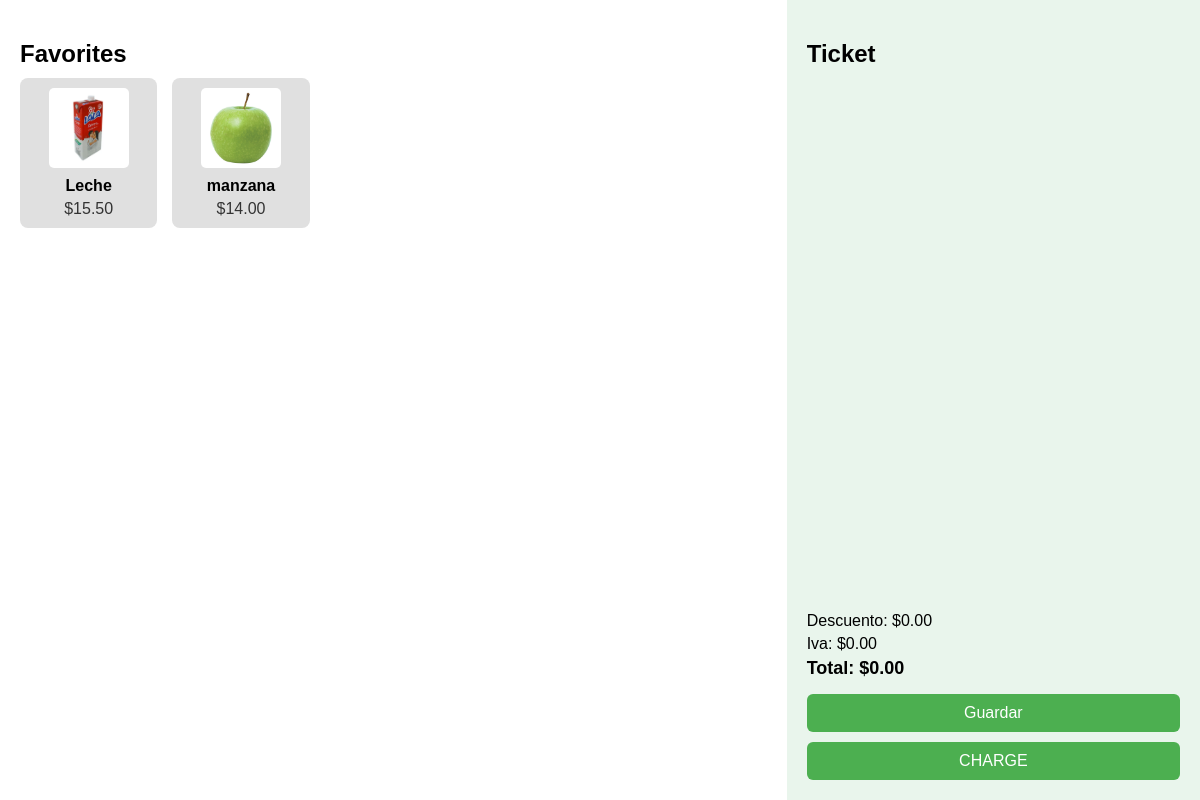
Page /cajero/ (signed in) on the committed database.
### tasks/models.py (models this page shows, shortened)
class Producto(models.Model):
    nombre = models.CharField(max_length=100)
    descripcion = models.TextField(default='Sin descripción')
    precio = models.DecimalField(max_digits=10, decimal_places=2)
    stock = models.IntegerField(default=0)
    codigo_barras = models.CharField(max_length=50, unique=True)
    proveedor = models.ForeignKey('Proveedor', on_delete=models.CASCADE, null=True, blank=True)
    imagen = models.ImageField(upload_to='productos/', blank=True, null=True)

### tasks/decorators.py (the view)
        @login_required
        def _wrapped_view(request, *args, **kwargs):
            try:
                usuario = Usuario.objects.get(user=request.user)
                if usuario.rol.nombre_rol in lista_roles or request.user.is_superuser:
                    return view_func(request, *args, **kwargs)
            except Usuario.DoesNotExist:
                pass
            return redirect('no_autorizado')

### tasks/context_processors.py (called while the page is built)
def rol_usuario(request):
    if request.user.is_authenticated:
        try:
            return {'user_rol': request.user.usuario.rol.nombre_rol}
        except:
            return {'user_rol': None}
    return {'user_rol': None}

### tasks/views.py (called while the page is built)
@roles_permitidos(["Cajero", 'Administrador', 'Gerente'])
def cajero_dashboard(request):
    productos = Producto.objects.all()  # 👈 debe ser así de simple
    return render(request, 'cajero_dashboard.html', {'productos': productos})

### proyecto/tasks/templates/cajero_dashboard.html (shortened to what this page needs)
{% load static %}
<!DOCTYPE html>
<html lang="en">
<head>
  <link rel="stylesheet" href="{% static 'css/styles.css' %}">
</head>
<body>
  <div class="container">
    <div class="products-panel">
      <h2>Favorites</h2>
      <div class="grid" id="products">
        {% for producto in productos %}
        <div class="product" data-name="{{ producto.nombre }}" data-price="{{ producto.precio }}">
          {% if producto.imagen %}
            <img src="{{ producto.imagen.url }}" alt="{{ producto.nombre }}">
          {% else %}
            <img src="{% static 'img/default.png' %}" alt="default">
          {% endif %}
          <p>{{ producto.nombre }}</p>
          <span>${{ producto.precio }}</span>
        </div>
        {% endfor %}
      </div>
    </div>
    <div class="ticket-panel">
      <h2>Ticket</h2>
      <ul id="ticket-list"></ul>
      <div class="summary">
        <p>Descuento: <span id="discount">$0.00</span></p>
        <p>Iva: <span id="tax">$0.00</span></p>
        <p class="total">Total: <span id="total">$0.00</span></p>
        <button id="save">Guardar</button>
        <button id="charge">CHARGE</button>
      </div>
    </div>
  </div>
</body>
</html>

### proyecto/tasks/static/css/styles.css (style rules this page uses)
body { font-family: Arial, sans-serif; margin: 0; background: #f5f5f5; }
.container { display: flex; height: 100vh; }
.products-panel { flex: 2; padding: 20px; background: #ffffff; overflow-y: auto; }
.products-panel h2 { margin-bottom: 10px; }
.grid { display: grid; grid-template-columns: repeat(auto-fill, minmax(120px, 1fr)); gap: 15px; }
.product { background: #e0e0e0; border-radius: 8px; text-align: center; padding: 10px; cursor: pointer; transition: background 0.2s; }
.product img { max-width: 100%; height: 80px; object-fit: contain; border-radius: 5px; }
.product p { margin: 5px 0; font-weight: bold; }
.product span { display: block; color: #333; }
.ticket-panel { flex: 1; background: #e9f5ec; padding: 20px; display: flex; flex-direction: column; }
.ticket-panel h2 { margin-bottom: 10px; }
#ticket-list { list-style: none; padding: 0; flex: 1; overflow-y: auto; }
.summary { margin-top: auto; }
.summary p { margin: 5px 0; }
.total { font-weight: bold; font-size: 18px; }
button { width: 100%; margin-top: 10px; padding: 10px; background: #4caf50; color: white; border: none; border-radius: 6px; font-size: 16px; cursor: pointer; }

### rows in the picture
Producto: imagen (picture), nombre "Leche", precio "15.50"
Producto: imagen (picture), nombre "manzana", precio "14.00"
